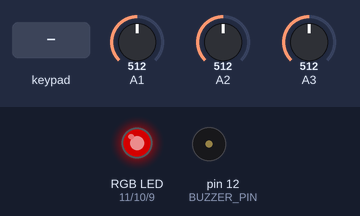
Recording of a sketch running on a simulated Arduino Uno, built with avr-gcc and run on an emulated ATmega328P. On the bench: an RGB LED mixed from three pins (HIGH = lit), buzzer (waves = sounding). The test bench sets the inputs (shaded band); at power-on: A1 = 512, A2 = 512, A3 = 512. Dim RGB values are drawn brighter than linear; what the sketch prints to the serial monitor is not drawn.

Above: at 1.4 s.
1.5 s: key '*' pressed
At 2.1 s:
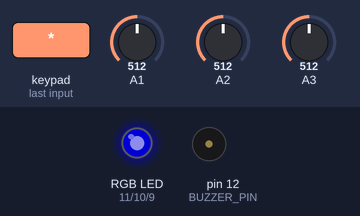
3.2 s: keypad keys 0 0 0 0 # pressed 0.4 s apart
At 4.5 s:
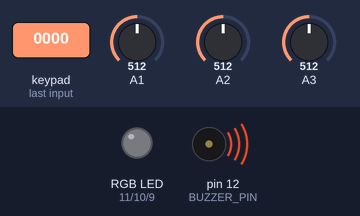
6.7 s: keypad keys 0 0 0 0 * pressed 0.4 s apart
At 9.7 s:
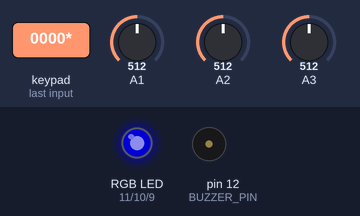
10.2 s: key '#' pressed
At 11.3 s:
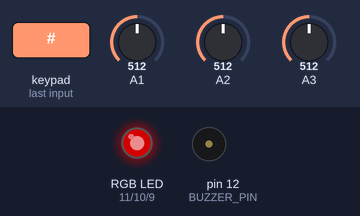
Timing chart, 0 to 12.9 s (numbered marks = the images above; inputs shaded):
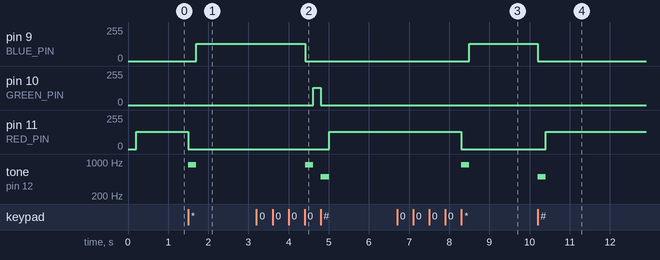

The sketch:

advanced-security.ino
```cpp
#include <stdio.h>
#include <string.h>
#include "Arduino.h"
#include <Keypad.h>

const byte ROWS = 4;
const byte COLS = 4;

const byte PIN_LENGTH = 4;
char password[PIN_LENGTH] = { '0', '0', '0', '0' };

const char BUTTONS[ROWS][COLS] = {
  { '1', '2', '3', 'A' },
  { '4', '5', '6', 'B' },
  { '7', '8', '9', 'C' },
  { '*', '0', '#', 'D' }
};

const byte ROW_PINS[ROWS] = { 5, 4, 3, 2 };
const byte COL_PINS[COLS] = { 6, 7, 8, 13 };  // NOTE wire moved from Day 13's sketch to pin 13

Keypad heroKeypad = Keypad(makeKeymap(BUTTONS), ROW_PINS, COL_PINS, ROWS, COLS);

const byte BUZZER_PIN = 12;  // NOTE that pin 12 drives the buzzer now

const byte RED_PIN = 11;    // PWM pin controlling the red leg of our RGB LED
const byte GREEN_PIN = 10;  // PWM pin ccontrolling the green leg of our RGB LED
const byte BLUE_PIN = 9;    // PWM pin ccontrolling the blue leg of our RGB LED

void log(const char* format, ...)
{
  char buffer[100];
  va_list args;
  va_start(args, format);
  vsnprintf(buffer, sizeof(buffer), format, args);
  va_end(args);

  Serial.print(buffer);
}

void ledColors(byte colors[3]) {
  colors[0] = analogRead(RED_PIN);
  colors[1] = analogRead(GREEN_PIN);
  colors[2] = analogRead(BLUE_PIN);
}

void ledColor(byte red_intensity, byte green_intensity, byte blue_intensity) {
  analogWrite(RED_PIN, red_intensity);
  analogWrite(GREEN_PIN, green_intensity);
  analogWrite(BLUE_PIN, blue_intensity);
}

void ledOff() {
  ledColor(0, 0, 0);
}

void ledRed() {
  ledColor(128, 0, 0);
}

void ledBlue() {
  ledColor(0, 0, 128);
}

void ledYellow() {
  ledColor(128, 80, 0);
}

void ledGreen() {
  ledColor(0, 128, 0);
}

void sound(int pitch) {
  byte colors[3];
  ledColors(colors);

  ledOff();
  tone(BUZZER_PIN, pitch, 200);
  delay(200);

  ledColor(colors[0], colors[1], colors[2]);
}

void renderStartup() {
  delay(200);
  log("Welcome.\n* to Login.\n* to change pin\n# to Logout.\n");
  ledRed();
}

void renderLoggedIn() {
  log("Logged In\n");
  sound(880);
  ledGreen();
}

void renderFail() {
  log("Failed\n");
  sound(100);
  ledRed();
}

void renderLogin() {
  sound(880);
  ledBlue();
}

void renderChangingPin() {
  sound(880);
  ledBlue();
}

void renderPinChanged() {
  log("Pin Changed\n");
  sound(500);
  ledGreen();
}

void renderLoggedOut() {
  sound(500);
  ledRed();
}

char getKey() {
  return heroKeypad.waitForKey();
}

struct Action {
  char keyPress;
  void (*act)(char keyPress);
};

const int MAX_KEYMAP = 5;

Action *currentKeyMap;

Action keyMapPreLogin[] = {
  { '*', actionLogin },
  { ' ', actionNone },
};

Action keyMapPin[] = {
  { '#', actionLogout },
  { ' ', actionPin },
};

Action keyMapChangingPin[] = {
  { '#', actionLogout },
  { ' ', actionChangingPin },
};

Action keyMapPostLogin[] = {
  { '*', actionStartPinChange },
  { '#', actionLogout },
  { ' ', actionDoingStuff },
};

static char secret[4] = { '0', '0', '0', '0' };
static char inputBuffer[4] = { '0', '0', '0', '0' };
static int secretIndex = 0;

void actionNone(char keyPress) {
  //log("nothing to do: %c\n", (char)keyPress);
}

void actionChangingPin(char pinChar) {
  //log("CHANGE PIN:%c, secretIndex:%d, secretChar: %c\n", (char)pinChar, secretIndex, (char)inputBuffer[secretIndex]);

  log("*");

  inputBuffer[secretIndex] = pinChar;
  secretIndex++;
  if (secretIndex >= sizeof(inputBuffer)) {
    log("\n");

    strncpy(secret, inputBuffer, sizeof(secret));
    currentKeyMap = keyMapPostLogin;

    renderPinChanged();
  }
}

void actionStartPinChange(char keyPress) {
  log("New PIN: ");
  secretIndex = 0;
  currentKeyMap = keyMapChangingPin;

  renderChangingPin();
}

void actionDoingStuff(char keyPress) {
  log("Diagnosing the ship: %c.\n", (char)keyPress);
}

void actionPin(char pinChar) {
  //log("PIN:%c, secretIndex:%d, secretChar: %c\n", (char)pinChar, secretIndex, (char)secret[secretIndex]);

  log("*");

  inputBuffer[secretIndex] = pinChar;
  secretIndex++;
  if (secretIndex >= sizeof(inputBuffer)) {

    log("\n");
    if (0 == strncmp(secret, inputBuffer, sizeof(secret))) {
      currentKeyMap = keyMapPostLogin;
      renderLoggedIn();
    }
    else {
      currentKeyMap = keyMapPreLogin;
      renderFail();
    }
  }
}

void actionLogin(char keyPress) {
  log("Enter PIN: ");
  secretIndex = 0;
  currentKeyMap = keyMapPin;
  renderLogin();
}

void actionLogout(char keyPress) {
  log("Logged out\n");
  currentKeyMap = keyMapPreLogin;
  renderLoggedOut();
}

int findAction(char keyPress) {
  int actIndex = -1;

  int index = 0;
  for (index = 0; currentKeyMap[index].keyPress != ' ' && index < MAX_KEYMAP; index++) {
    if (keyPress == currentKeyMap[index].keyPress) {
      actIndex = index;
      break;
    }
  }

  if (actIndex == -1 && currentKeyMap[index].keyPress == ' ') {
    actIndex = index;
  }

  return actIndex;
}

void processKey(char keyPress) {
  int actionIndex = findAction(keyPress);
  if (actionIndex < 0) {
    log("oops, no action configured: %c\n", (char)keyPress);
  }
  else {
    currentKeyMap[actionIndex].act(keyPress);
  }
}

void setup() {
  Serial.begin(9600);  // Begin monitoring via the serial monitor

  pinMode(RED_PIN, OUTPUT);
  pinMode(GREEN_PIN, OUTPUT);
  pinMode(BLUE_PIN, OUTPUT);

  currentKeyMap = keyMapPreLogin;

  renderStartup();
}

void loop() {
  char keyPress = getKey();
  processKey(keyPress);
}
```

Measured:
- after the input at 1.5 s, pin 9 (BLUE_PIN): 0/255 → 128/255 after 0.20 s; pin 11 (RED_PIN): 128/255 → 0/255 at once; tone on pin 12 (BUZZER_PIN): silent → 880 Hz at once, → silent 0.20 s later
- after the input at 3.2 s, pin 9 (BLUE_PIN): 128/255 → 0/255 after 1.2 s; pin 10 (GREEN_PIN): 0/255 → 128/255 after 1.4 s, → 0/255 0.20 s later; pin 11 (RED_PIN): 0/255 → 128/255 after 1.8 s; tone on pin 12 (BUZZER_PIN): silent → 880 Hz after 1.2 s, → silent 0.20 s later, → 500 Hz 0.20 s later, → silent 0.20 s later
- after the input at 6.7 s, pin 9 (BLUE_PIN): 0/255 → 128/255 after 1.8 s; pin 11 (RED_PIN): 128/255 → 0/255 after 1.6 s; tone on pin 12 (BUZZER_PIN): silent → 880 Hz after 1.6 s, → silent 0.20 s later
- after the input at 10.2 s, pin 9 (BLUE_PIN): 128/255 → 0/255 at once; pin 11 (RED_PIN): 0/255 → 128/255 after 0.21 s; tone on pin 12 (BUZZER_PIN): silent → 500 Hz at once, → silent 0.20 s later
